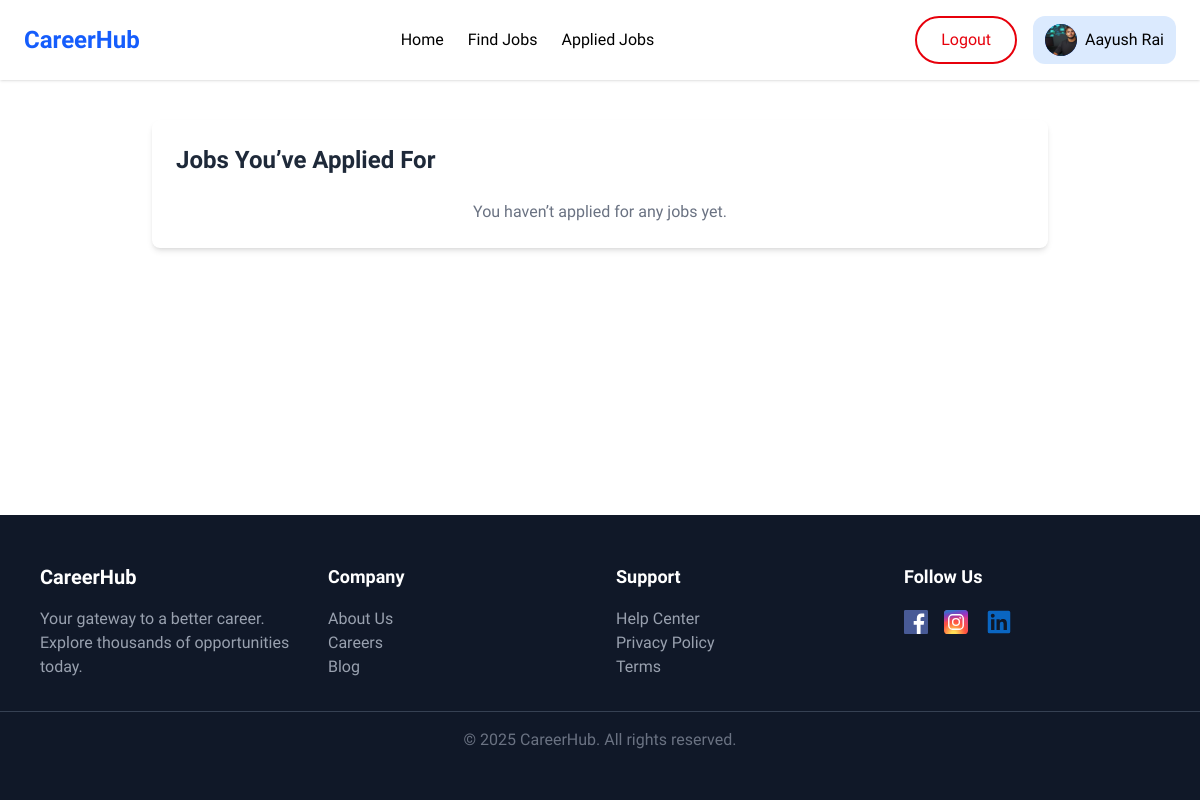
The page /applied/ (signed in) on the database as committed earlier.
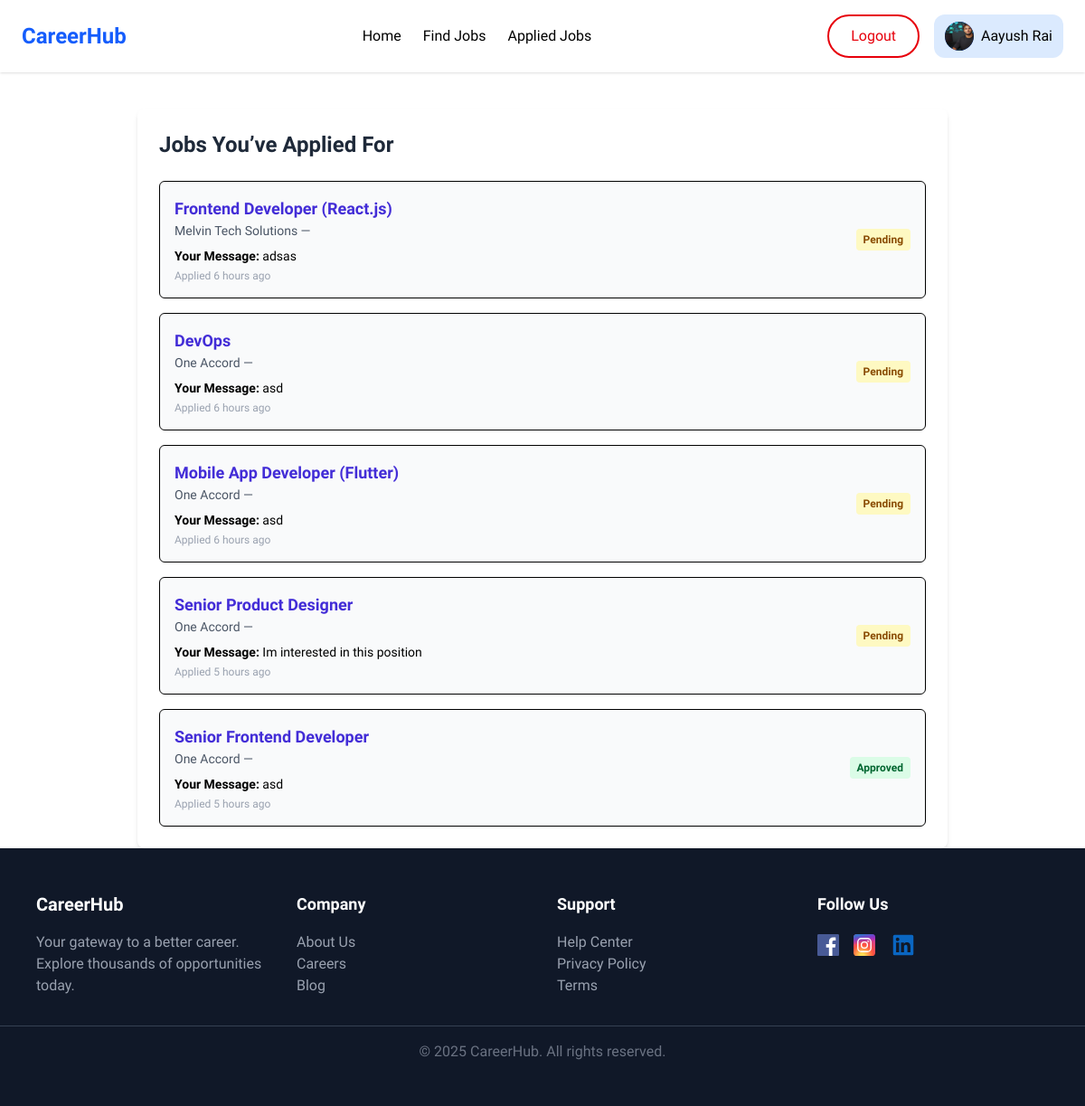
The same page on the database as committed later.
### job_portal/models.py (models this page shows, shortened)
class JobSeekerProfile(models.Model):
    user = models.OneToOneField(User, on_delete=models.CASCADE, null=True, blank=True, related_name='job_seeker_profile')
    resume = models.FileField(upload_to='resumes/', blank=True, null=True)
    skills = models.TextField(blank=True, null=True)
    profile_picture = models.ImageField(upload_to='profile_pics/', blank=True, null=True)

class Application(models.Model):
    STATUS_CHOICES = [
        ('pending', 'Pending'),
        ('approved', 'Approved'),
        ('rejected', 'Rejected'),
    ]
    job = models.ForeignKey('JobPost', on_delete=models.CASCADE)
    applicant = models.ForeignKey(JobSeekerProfile, on_delete=models.CASCADE)
    message = models.TextField(blank=True)
    applied_at = models.DateTimeField(auto_now_add=True)
    status = models.CharField(max_length=10, choices=STATUS_CHOICES, default='pending')

class JobPost(models.Model):
    company = models.ForeignKey(CompanyProfile, on_delete=models.CASCADE)
    title = models.CharField(max_length=255)
    description = models.TextField(blank=True)
    work_type = models.CharField(max_length=255, blank=True, null=True)
    salary = models.DecimalField(max_digits=10, decimal_places=2, blank=True, null=True)
    working_hours=models.CharField(max_length=100, blank=True, null=True)
    posted = models.DateTimeField(auto_now_add=True)

class CompanyProfile(models.Model):
    user = models.OneToOneField(User, on_delete=models.CASCADE,null=True, blank=True,related_name='company_profile')
    company_name = models.CharField(max_length=255, blank=True, null=True)
    company_description = models.TextField(blank=True, null=True)
    company_location=models.TextField(max_length=255,blank=True,null=True)
    company_logo = models.ImageField(upload_to='company_logos/', blank=True, null=True)

### job_portal/views.py (the view)
# urls.py: path('applied/', v.applied, name="applied"),
def applied(request):
    if not request.user.is_authenticated:
        return redirect('login')
    try:
        profile = JobSeekerProfile.objects.get(user=request.user)
    except JobSeekerProfile.DoesNotExist:
        messages.error(request, "Job seeker profile not found.")
        return redirect('index')
    applications = Application.objects.filter(applicant=profile).select_related('job', 'job__company')
    return render(request, "applied.html", {"applications": applications})

### job_portal/context_processors.py (called while the page is built)
def user_role(request):
    role = None
    if request.user.is_authenticated:
        if JobSeekerProfile.objects.filter(user=request.user).exists():
            role = 'jobseeker'
        elif CompanyProfile.objects.filter(user=request.user).exists():
            role = 'employer'
        else:
            role = 'user'
    return {
        'user_role': role
    }

### job_portal/templates/applied.html
{% extends "common/layout.html" %}
{% load humanize %}
{% block content %}
<div class="max-w-4xl mx-auto mt-10 p-6 bg-white rounded-lg shadow-md">
  <h2 class="text-xl md:text-2xl font-semibold mb-6 text-gray-800">Jobs You’ve Applied For</h2>
  {% if applications %}
  <div class="space-y-4">
    {% for app in applications %}
    <a href="{% url 'job_details' app.job.id %}" class="block">
      <div
        class="border p-4 rounded-md bg-gray-50 flex justify-between items-center hover:bg-gray-100 cursor-pointer transition">
        <div>
          <h3 class="text-sm md:text-lg font-bold text-indigo-700">{{ app.job.title }}</h3>
          <p class="text-xs md:text-sm text-gray-600">{{ app.job.company.company_name }} — {{ app.job.location }}</p>
          <p class="text-xs md:text-sm mt-2"><strong>Your Message:</strong> {{ app.message }}</p>
          <p class="text-xs text-gray-400 mt-1">Applied {{ app.applied_at|naturaltime }}</p>
        </div>
        <div class="inline-block h-6 flex items-center px-2 py-1 rounded text-xs font-semibold
        {% if app.status == 'approved' %}
          bg-green-100 text-green-800
        {% elif app.status == 'rejected' %}
          bg-red-100 text-red-800
        {% else %}
          bg-yellow-100 text-yellow-800
        {% endif %}
      ">
          {{ app.status|title }}
        </div>
      </div>
    </a>
    {% endfor %}
  </div>
  {% else %}
  <p class="text-center text-gray-500">You haven’t applied for any jobs yet.</p>
  {% endif %}
</div>
{% endblock %}

### templates/common/layout.html (shortened to what this page needs)
<!DOCTYPE html>
<html>
  <head>
    <script src="https://cdn.jsdelivr.net/npm/@tailwindcss/browser@4"></script>
  </head>
  <body style="font-family: 'Lexend', sans-serif">
    <main class="min-h-screen flex flex-col">
      {% include 'common/header.html' %}
      <div class="grow">{% block content %} {% endblock content %}</div>
      {% include 'common/footer.html' %}
    </main>
  </body>
</html>

### templates/common/header.html (shortened to what this page needs)
<link href="https://cdnjs.cloudflare.com/ajax/libs/font-awesome/6.0.0/css/all.min.css" rel="stylesheet">
<header class="header bg-white w-full shadow z-50 top-0 sticky">
  <div class="max-w-6xl mx-auto flex items-center justify-between py-4 px-4 lg:px-0">
    <div class="logo text-blue-600 font-bold text-2xl">
      CareerHub
    </div>
    <nav>
      <ul class="nav-menu hidden md:flex space-x-6 font-medium">
        <li><a href="{% url 'index' %}" class="hover:text-blue-600 transition">Home</a></li>
        <li><a href="{% url 'jobs' %}" class="hover:text-blue-600 transition">Find Jobs</a></li>
        <li><a href="{% url 'applied' %}" class="hover:text-blue-600 transition">Applied Jobs</a></li>
      </ul>
    </nav>
    <div class="auth-buttons hidden md:flex space-x-4">
      {% if request.user.is_authenticated %}
      <a href="{% url 'logout' %}"
        class="border-2 border-red-600 text-red-600 px-6 py-1 flex items-center rounded-full hover:bg-red-600 hover:text-white transition">Logout</a>
      <a href="{% url 'user_profile' %}" class="px-3 py-2 bg-blue-100 rounded-xl flex gap-2 items-center">
        <div class="rounded-full bg-blue-600 w-8 h-8 flex items-center justify-center">
          <img src="{{ request.user.job_seeker_profile.profile_picture.url }}"
            class="object-cover size-8 rounded-full" />
        </div>{{ request.user.first_name }} {{ request.user.last_name }}
      </a>
      {% endif %}
    </div>
  </div>
</header>

### templates/common/footer.html (shortened to what this page needs)
<footer class="footer bg-gray-900 text-white py-12">
  <div class="footer-content max-w-6xl mx-auto px-4 grid md:grid-cols-4 gap-8">
    <div class="footer-section">
      <h3 class="text-xl font-semibold mb-4">CareerHub</h3>
      <p class="text-gray-400">Your gateway to a better career. Explore thousands of opportunities today.</p>
    </div>
    <div class="footer-section">
      <h3 class="text-lg font-semibold mb-4">Company</h3>
      <ul>
        <li><a href="#" class="text-gray-400 hover:text-white">About Us</a></li>
        <li><a href="#" class="text-gray-400 hover:text-white">Careers</a></li>
        <li><a href="#" class="text-gray-400 hover:text-white">Blog</a></li>
      </ul>
    </div>
    <div class="footer-section">
      <h3 class="text-lg font-semibold mb-4">Support</h3>
      <ul>
        <li><a href="#" class="text-gray-400 hover:text-white">Help Center</a></li>
        <li><a href="#" class="text-gray-400 hover:text-white">Privacy Policy</a></li>
        <li><a href="#" class="text-gray-400 hover:text-white">Terms</a></li>
      </ul>
    </div>
    <div>
      <h3 class="text-lg font-semibold mb-4">Follow Us</h3>
      <div class="social-links flex space-x-4 items-center">
        <a href="#">
        </a>
        <a href="#">
        </a>
        <a href="#">
        </a>
      </div>
    </div>
  </div>
  <div class="border-t border-gray-700 mt-8 pt-4 text-center">
    <p class="text-gray-500">&copy; 2025 CareerHub. All rights reserved.</p>
  </div>
</footer>

Rows that differ between the two databases and show on the page:
added Application: job "Frontend Developer (React.js)", job.company.company_name "Melvin Tech Solutions", message "adsas", applied_at "6 hours ago", status "Pending"
added Application: job "DevOps", job.company.company_name "One Accord", message "asd", applied_at "6 hours ago", status "Pending"
added Application: job "Mobile App Developer (Flutter)", job.company.company_name "One Accord", message "asd", applied_at "6 hours ago", status "Pending"
added Application: job "Senior Product Designer", job.company.company_name "One Accord", message "Im interested in this position", applied_at "5 hours ago", status "Pending"
added Application: job "Senior Frontend Developer", job.company.company_name "One Accord", message "asd", applied_at "5 hours ago", status "Approved"
Other text that changed with them:
text no longer shown: "You haven’t applied for any jobs yet."
